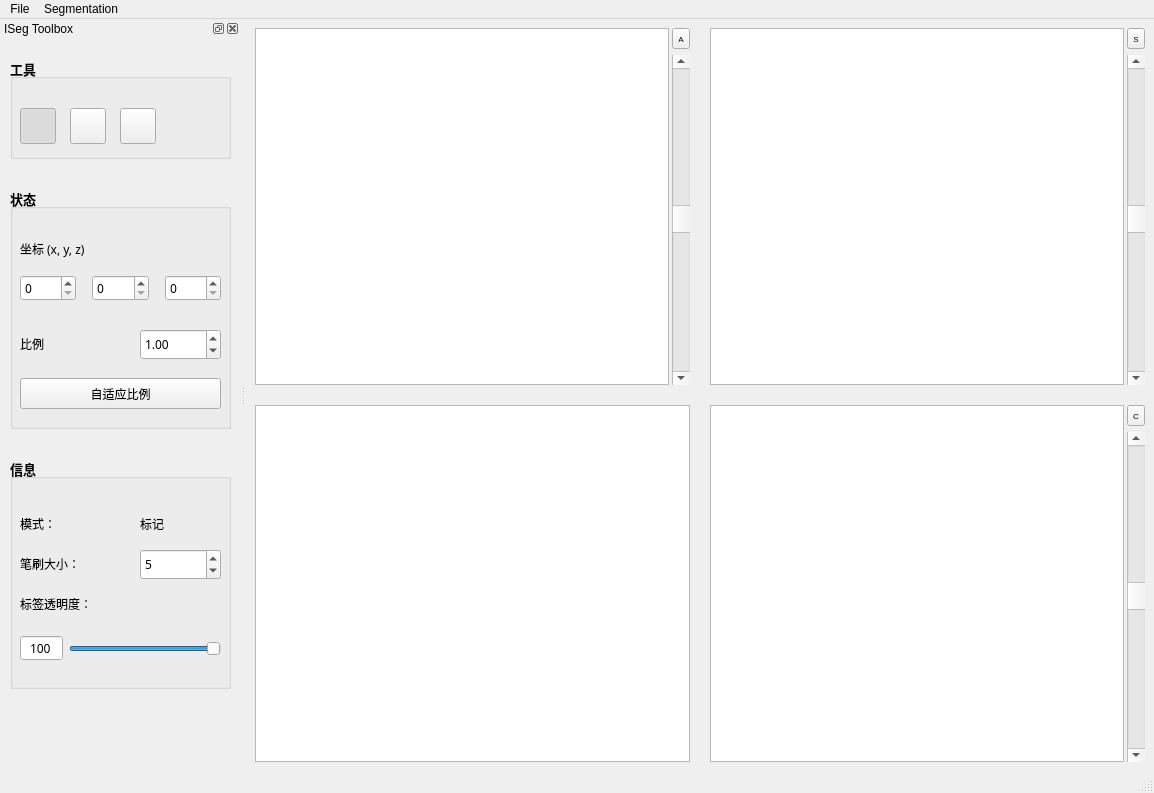
<?xml version="1.0" encoding="UTF-8"?>
<ui version="4.0">
 <class>MainWindow</class>
 <widget class="QMainWindow" name="MainWindow">
  <property name="geometry">
   <rect>
    <x>0</x>
    <y>0</y>
    <width>1154</width>
    <height>793</height>
   </rect>
  </property>
  <property name="windowTitle">
   <string>ISeg_igst</string>
  </property>
  <property name="layoutDirection">
   <enum>Qt::LeftToRight</enum>
  </property>
  <widget class="QWidget" name="centralwidget">
   <property name="layoutDirection">
    <enum>Qt::LeftToRight</enum>
   </property>
   <layout class="QGridLayout" name="gridLayout_2" columnstretch="1">
    <property name="sizeConstraint">
     <enum>QLayout::SetDefaultConstraint</enum>
    </property>
    <item row="0" column="0">
     <layout class="QGridLayout" name="gridLayout">
      <property name="sizeConstraint">
       <enum>QLayout::SetMaximumSize</enum>
      </property>
      <property name="spacing">
       <number>20</number>
      </property>
      <item row="0" column="0">
       <layout class="QHBoxLayout" name="horizontalLayout_a" stretch="410,16">
        <property name="spacing">
         <number>3</number>
        </property>
        <item>
         <widget class="PaintView" name="view_a">
          <property name="minimumSize">
           <size>
            <width>410</width>
            <height>0</height>
           </size>
          </property>
         </widget>
        </item>
        <item>
         <layout class="QVBoxLayout" name="verticalLayout_a" stretch="18,280">
          <property name="spacing">
           <number>6</number>
          </property>
          <item>
           <widget class="QToolButton" name="toolButton_a">
            <property name="minimumSize">
             <size>
              <width>18</width>
              <height>18</height>
             </size>
            </property>
            <property name="maximumSize">
             <size>
              <width>36</width>
              <height>36</height>
             </size>
            </property>
            <property name="font">
             <font>
              <family>Microsoft YaHei UI</family>
              <pointsize>6</pointsize>
             </font>
            </property>
            <property name="text">
             <string>A</string>
            </property>
            <property name="icon">
             <iconset resource="../Resources/rsc.qrc">
              <normaloff>:/相机.png</normaloff>:/相机.png</iconset>
            </property>
           </widget>
          </item>
          <item>
           <widget class="QScrollBar" name="verticalScrollBar_a">
            <property name="minimumSize">
             <size>
              <width>18</width>
              <height>0</height>
             </size>
            </property>
            <property name="maximumSize">
             <size>
              <width>36</width>
              <height>16777215</height>
             </size>
            </property>
            <property name="minimum">
             <number>1</number>
            </property>
            <property name="maximum">
             <number>128</number>
            </property>
            <property name="value">
             <number>64</number>
            </property>
            <property name="orientation">
             <enum>Qt::Vertical</enum>
            </property>
           </widget>
          </item>
         </layout>
        </item>
       </layout>
      </item>
      <item row="1" column="0">
       <layout class="QHBoxLayout" name="horizontalLayout_3d">
        <property name="spacing">
         <number>3</number>
        </property>
        <item>
         <widget class="QGraphicsView" name="view_3d"/>
        </item>
       </layout>
      </item>
      <item row="1" column="1">
       <layout class="QHBoxLayout" name="horizontalLayout_c" stretch="410,16">
        <property name="spacing">
         <number>3</number>
        </property>
        <item>
         <widget class="PaintView" name="view_c">
          <property name="minimumSize">
           <size>
            <width>410</width>
            <height>0</height>
           </size>
          </property>
         </widget>
        </item>
        <item>
         <layout class="QVBoxLayout" name="verticalLayout_c" stretch="18,280">
          <property name="spacing">
           <number>6</number>
          </property>
          <item>
           <widget class="QToolButton" name="toolButton_c">
            <property name="minimumSize">
             <size>
              <width>18</width>
              <height>18</height>
             </size>
            </property>
            <property name="maximumSize">
             <size>
              <width>36</width>
              <height>36</height>
             </size>
            </property>
            <property name="font">
             <font>
              <family>Microsoft YaHei UI</family>
              <pointsize>6</pointsize>
             </font>
            </property>
            <property name="text">
             <string>C</string>
            </property>
            <property name="icon">
             <iconset resource="../Resources/rsc.qrc">
              <normaloff>:/相机.png</normaloff>:/相机.png</iconset>
            </property>
           </widget>
          </item>
          <item>
           <widget class="QScrollBar" name="verticalScrollBar_c">
            <property name="minimumSize">
             <size>
              <width>18</width>
              <height>0</height>
             </size>
            </property>
            <property name="maximumSize">
             <size>
              <width>36</width>
              <height>16777215</height>
             </size>
            </property>
            <property name="minimum">
             <number>1</number>
            </property>
            <property name="maximum">
             <number>128</number>
            </property>
            <property name="value">
             <number>64</number>
            </property>
            <property name="orientation">
             <enum>Qt::Vertical</enum>
            </property>
           </widget>
          </item>
         </layout>
        </item>
       </layout>
      </item>
      <item row="0" column="1">
       <layout class="QHBoxLayout" name="horizontalLayout_s" stretch="410,16">
        <property name="spacing">
         <number>3</number>
        </property>
        <property name="sizeConstraint">
         <enum>QLayout::SetDefaultConstraint</enum>
        </property>
        <item>
         <widget class="PaintView" name="view_s">
          <property name="minimumSize">
           <size>
            <width>410</width>
            <height>0</height>
           </size>
          </property>
         </widget>
        </item>
        <item>
         <layout class="QVBoxLayout" name="verticalLayout_s" stretch="18,280">
          <property name="spacing">
           <number>6</number>
          </property>
          <property name="sizeConstraint">
           <enum>QLayout::SetDefaultConstraint</enum>
          </property>
          <item>
           <widget class="QToolButton" name="toolButton_s">
            <property name="minimumSize">
             <size>
              <width>18</width>
              <height>18</height>
             </size>
            </property>
            <property name="maximumSize">
             <size>
              <width>36</width>
              <height>36</height>
             </size>
            </property>
            <property name="font">
             <font>
              <family>Microsoft YaHei UI</family>
              <pointsize>6</pointsize>
             </font>
            </property>
            <property name="text">
             <string>S</string>
            </property>
            <property name="icon">
             <iconset resource="../Resources/rsc.qrc">
              <normaloff>:/相机.png</normaloff>:/相机.png</iconset>
            </property>
           </widget>
          </item>
          <item>
           <widget class="QScrollBar" name="verticalScrollBar_s">
            <property name="minimumSize">
             <size>
              <width>18</width>
              <height>0</height>
             </size>
            </property>
            <property name="maximumSize">
             <size>
              <width>36</width>
              <height>16777215</height>
             </size>
            </property>
            <property name="minimum">
             <number>1</number>
            </property>
            <property name="maximum">
             <number>128</number>
            </property>
            <property name="value">
             <number>64</number>
            </property>
            <property name="orientation">
             <enum>Qt::Vertical</enum>
            </property>
           </widget>
          </item>
         </layout>
        </item>
       </layout>
      </item>
     </layout>
    </item>
   </layout>
  </widget>
  <widget class="QMenuBar" name="menubar">
   <property name="geometry">
    <rect>
     <x>0</x>
     <y>0</y>
     <width>1154</width>
     <height>22</height>
    </rect>
   </property>
   <widget class="QMenu" name="menuFile">
    <property name="title">
     <string>File</string>
    </property>
    <addaction name="actionOpen_main_image"/>
   </widget>
   <widget class="QMenu" name="menuseg">
    <property name="title">
     <string>Segmentation</string>
    </property>
    <addaction name="actionopen_seg"/>
   </widget>
   <addaction name="menuFile"/>
   <addaction name="menuseg"/>
  </widget>
  <widget class="QStatusBar" name="statusbar"/>
  <widget class="QDockWidget" name="dockWidget">
   <property name="minimumSize">
    <size>
     <width>240</width>
     <height>40</height>
    </size>
   </property>
   <property name="allowedAreas">
    <set>Qt::LeftDockWidgetArea</set>
   </property>
   <property name="windowTitle">
    <string>ISeg Toolbox</string>
   </property>
   <attribute name="dockWidgetArea">
    <number>1</number>
   </attribute>
   <widget class="QWidget" name="dockWidgetContents_2">
    <widget class="QGroupBox" name="groupBox">
     <property name="geometry">
      <rect>
       <x>10</x>
       <y>20</y>
       <width>221</width>
       <height>101</height>
      </rect>
     </property>
     <property name="font">
      <font>
       <family>Microsoft YaHei UI</family>
       <pointsize>10</pointsize>
       <weight>75</weight>
       <bold>true</bold>
      </font>
     </property>
     <property name="autoFillBackground">
      <bool>true</bool>
     </property>
     <property name="title">
      <string>工具</string>
     </property>
     <widget class="QToolButton" name="paintButton">
      <property name="geometry">
       <rect>
        <x>10</x>
        <y>50</y>
        <width>36</width>
        <height>36</height>
       </rect>
      </property>
      <property name="autoFillBackground">
       <bool>false</bool>
      </property>
      <property name="text">
       <string/>
      </property>
      <property name="icon">
       <iconset resource="../Resources/rsc.qrc">
        <normaloff>:/笔刷.png</normaloff>:/笔刷.png</iconset>
      </property>
      <property name="iconSize">
       <size>
        <width>30</width>
        <height>30</height>
       </size>
      </property>
      <property name="checkable">
       <bool>true</bool>
      </property>
      <property name="checked">
       <bool>true</bool>
      </property>
      <property name="autoExclusive">
       <bool>false</bool>
      </property>
      <property name="autoRaise">
       <bool>false</bool>
      </property>
     </widget>
     <widget class="QToolButton" name="eraseButton">
      <property name="geometry">
       <rect>
        <x>60</x>
        <y>50</y>
        <width>36</width>
        <height>36</height>
       </rect>
      </property>
      <property name="text">
       <string/>
      </property>
      <property name="icon">
       <iconset resource="../Resources/rsc.qrc">
        <normaloff>:/橡皮擦.png</normaloff>:/橡皮擦.png</iconset>
      </property>
      <property name="iconSize">
       <size>
        <width>30</width>
        <height>30</height>
       </size>
      </property>
      <property name="checkable">
       <bool>true</bool>
      </property>
     </widget>
     <widget class="QToolButton" name="dragButton">
      <property name="geometry">
       <rect>
        <x>110</x>
        <y>50</y>
        <width>36</width>
        <height>36</height>
       </rect>
      </property>
      <property name="text">
       <string/>
      </property>
      <property name="icon">
       <iconset resource="../Resources/rsc.qrc">
        <normaloff>:/手.png</normaloff>:/手.png</iconset>
      </property>
      <property name="iconSize">
       <size>
        <width>30</width>
        <height>30</height>
       </size>
      </property>
      <property name="checkable">
       <bool>true</bool>
      </property>
     </widget>
    </widget>
    <widget class="QGroupBox" name="groupBox_2">
     <property name="geometry">
      <rect>
       <x>10</x>
       <y>150</y>
       <width>221</width>
       <height>241</height>
      </rect>
     </property>
     <property name="font">
      <font>
       <family>Microsoft YaHei UI</family>
       <pointsize>10</pointsize>
       <weight>75</weight>
       <bold>true</bold>
      </font>
     </property>
     <property name="autoFillBackground">
      <bool>true</bool>
     </property>
     <property name="title">
      <string>状态</string>
     </property>
     <widget class="QWidget" name="horizontalLayoutWidget">
      <property name="geometry">
       <rect>
        <x>10</x>
        <y>80</y>
        <width>201</width>
        <height>41</height>
       </rect>
      </property>
      <property name="font">
       <font>
        <family>SimSun-ExtB</family>
        <pointsize>9</pointsize>
        <weight>50</weight>
        <bold>false</bold>
       </font>
      </property>
      <layout class="QHBoxLayout" name="horizontalLayout">
       <property name="spacing">
        <number>16</number>
       </property>
       <item>
        <widget class="QSpinBox" name="pos_x">
         <property name="alignment">
          <set>Qt::AlignLeading|Qt::AlignLeft|Qt::AlignVCenter</set>
         </property>
        </widget>
       </item>
       <item>
        <widget class="QSpinBox" name="pos_y">
         <property name="alignment">
          <set>Qt::AlignLeading|Qt::AlignLeft|Qt::AlignVCenter</set>
         </property>
        </widget>
       </item>
       <item>
        <widget class="QSpinBox" name="pos_z">
         <property name="alignment">
          <set>Qt::AlignLeading|Qt::AlignLeft|Qt::AlignVCenter</set>
         </property>
        </widget>
       </item>
      </layout>
     </widget>
     <widget class="QLabel" name="label">
      <property name="geometry">
       <rect>
        <x>10</x>
        <y>45</y>
        <width>201</width>
        <height>31</height>
       </rect>
      </property>
      <property name="font">
       <font>
        <family>SimSun-ExtB</family>
        <pointsize>9</pointsize>
        <weight>50</weight>
        <bold>false</bold>
       </font>
      </property>
      <property name="text">
       <string>坐标 (x, y, z)</string>
      </property>
     </widget>
     <widget class="QLabel" name="label_2">
      <property name="geometry">
       <rect>
        <x>10</x>
        <y>140</y>
        <width>71</width>
        <height>31</height>
       </rect>
      </property>
      <property name="font">
       <font>
        <family>SimSun-ExtB</family>
        <pointsize>9</pointsize>
        <weight>50</weight>
        <bold>false</bold>
       </font>
      </property>
      <property name="text">
       <string>比例</string>
      </property>
     </widget>
     <widget class="QDoubleSpinBox" name="scaleSpinBox">
      <property name="geometry">
       <rect>
        <x>130</x>
        <y>141</y>
        <width>81</width>
        <height>31</height>
       </rect>
      </property>
      <property name="font">
       <font>
        <family>SimSun-ExtB</family>
        <pointsize>9</pointsize>
        <weight>50</weight>
        <bold>false</bold>
       </font>
      </property>
      <property name="focusPolicy">
       <enum>Qt::NoFocus</enum>
      </property>
      <property name="autoFillBackground">
       <bool>false</bool>
      </property>
      <property name="alignment">
       <set>Qt::AlignLeading|Qt::AlignLeft|Qt::AlignVCenter</set>
      </property>
      <property name="readOnly">
       <bool>false</bool>
      </property>
      <property name="buttonSymbols">
       <enum>QAbstractSpinBox::UpDownArrows</enum>
      </property>
      <property name="correctionMode">
       <enum>QAbstractSpinBox::CorrectToPreviousValue</enum>
      </property>
      <property name="minimum">
       <double>0.100000000000000</double>
      </property>
      <property name="singleStep">
       <double>0.100000000000000</double>
      </property>
      <property name="value">
       <double>1.000000000000000</double>
      </property>
     </widget>
     <widget class="QPushButton" name="autoScaleButton">
      <property name="geometry">
       <rect>
        <x>10</x>
        <y>190</y>
        <width>201</width>
        <height>31</height>
       </rect>
      </property>
      <property name="font">
       <font>
        <family>SimSun-ExtB</family>
        <pointsize>9</pointsize>
        <weight>50</weight>
        <bold>false</bold>
       </font>
      </property>
      <property name="text">
       <string>自适应比例</string>
      </property>
     </widget>
    </widget>
    <widget class="QGroupBox" name="groupBox_3">
     <property name="geometry">
      <rect>
       <x>10</x>
       <y>420</y>
       <width>221</width>
       <height>231</height>
      </rect>
     </property>
     <property name="font">
      <font>
       <family>Microsoft YaHei UI</family>
       <pointsize>10</pointsize>
       <weight>75</weight>
       <bold>true</bold>
      </font>
     </property>
     <property name="autoFillBackground">
      <bool>true</bool>
     </property>
     <property name="title">
      <string>信息</string>
     </property>
     <widget class="QLabel" name="state_label">
      <property name="geometry">
       <rect>
        <x>130</x>
        <y>50</y>
        <width>81</width>
        <height>31</height>
       </rect>
      </property>
      <property name="font">
       <font>
        <family>黑体</family>
        <pointsize>9</pointsize>
        <weight>50</weight>
        <bold>false</bold>
       </font>
      </property>
      <property name="text">
       <string>标记</string>
      </property>
     </widget>
     <widget class="QLabel" name="state_label_2">
      <property name="geometry">
       <rect>
        <x>10</x>
        <y>50</y>
        <width>71</width>
        <height>31</height>
       </rect>
      </property>
      <property name="font">
       <font>
        <family>SimSun-ExtB</family>
        <pointsize>9</pointsize>
        <weight>50</weight>
        <bold>false</bold>
       </font>
      </property>
      <property name="text">
       <string>模式：</string>
      </property>
     </widget>
     <widget class="QLabel" name="label_3">
      <property name="geometry">
       <rect>
        <x>10</x>
        <y>90</y>
        <width>121</width>
        <height>31</height>
       </rect>
      </property>
      <property name="font">
       <font>
        <family>SimSun-ExtB</family>
        <pointsize>9</pointsize>
        <weight>50</weight>
        <bold>false</bold>
       </font>
      </property>
      <property name="text">
       <string>笔刷大小：</string>
      </property>
     </widget>
     <widget class="QSpinBox" name="penWidthSpinBox">
      <property name="geometry">
       <rect>
        <x>130</x>
        <y>91</y>
        <width>81</width>
        <height>31</height>
       </rect>
      </property>
      <property name="font">
       <font>
        <family>SimSun-ExtB</family>
        <pointsize>9</pointsize>
        <weight>50</weight>
        <bold>false</bold>
       </font>
      </property>
      <property name="alignment">
       <set>Qt::AlignLeading|Qt::AlignLeft|Qt::AlignVCenter</set>
      </property>
      <property name="minimum">
       <number>1</number>
      </property>
      <property name="maximum">
       <number>200</number>
      </property>
      <property name="stepType">
       <enum>QAbstractSpinBox::DefaultStepType</enum>
      </property>
      <property name="value">
       <number>5</number>
      </property>
     </widget>
     <widget class="QLabel" name="label_4">
      <property name="geometry">
       <rect>
        <x>10</x>
        <y>130</y>
        <width>201</width>
        <height>31</height>
       </rect>
      </property>
      <property name="font">
       <font>
        <family>SimSun-ExtB</family>
        <pointsize>9</pointsize>
        <weight>50</weight>
        <bold>false</bold>
       </font>
      </property>
      <property name="text">
       <string>标签透明度：</string>
      </property>
     </widget>
     <widget class="QWidget" name="horizontalLayoutWidget_2">
      <property name="geometry">
       <rect>
        <x>10</x>
        <y>170</y>
        <width>201</width>
        <height>41</height>
       </rect>
      </property>
      <layout class="QHBoxLayout" name="horizontalLayout_2" stretch="2,7">
       <item>
        <widget class="QSpinBox" name="alphaSpinBox">
         <property name="enabled">
          <bool>true</bool>
         </property>
         <property name="font">
          <font>
           <family>SimSun-ExtB</family>
           <pointsize>9</pointsize>
           <weight>50</weight>
           <bold>false</bold>
          </font>
         </property>
         <property name="focusPolicy">
          <enum>Qt::ClickFocus</enum>
         </property>
         <property name="alignment">
          <set>Qt::AlignCenter</set>
         </property>
         <property name="buttonSymbols">
          <enum>QAbstractSpinBox::NoButtons</enum>
         </property>
         <property name="minimum">
          <number>0</number>
         </property>
         <property name="maximum">
          <number>100</number>
         </property>
         <property name="stepType">
          <enum>QAbstractSpinBox::DefaultStepType</enum>
         </property>
         <property name="value">
          <number>100</number>
         </property>
        </widget>
       </item>
       <item>
        <widget class="QSlider" name="alphaHSlider">
         <property name="maximum">
          <number>100</number>
         </property>
         <property name="value">
          <number>100</number>
         </property>
         <property name="orientation">
          <enum>Qt::Horizontal</enum>
         </property>
        </widget>
       </item>
      </layout>
     </widget>
    </widget>
   </widget>
  </widget>
  <action name="actionOpen_main_image">
   <property name="text">
    <string>打开图像</string>
   </property>
  </action>
  <action name="actionopen_seg">
   <property name="enabled">
    <bool>false</bool>
   </property>
   <property name="text">
    <string>打开分割结果</string>
   </property>
  </action>
 </widget>
 <customwidgets>
  <customwidget>
   <class>PaintView</class>
   <extends>QGraphicsView</extends>
   <header>ui.paintView</header>
  </customwidget>
 </customwidgets>
 <resources>
  <include location="../Resources/rsc.qrc"/>
 </resources>
 <connections/>
</ui>
